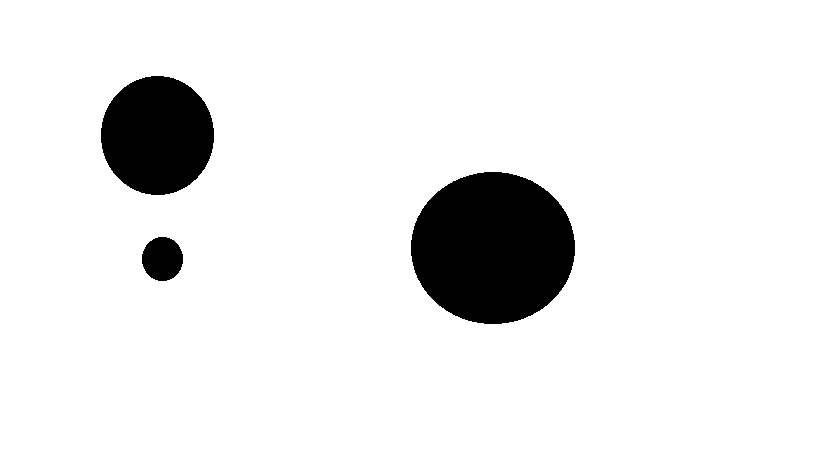
//> input picture TestData/test1.jpg, 819 x 460 px
$ ./main ../../TestData/test1.jpg   (built with g++ and OpenCV 4)
//> lines starting //> are read from the running program, lines starting //| are printed output that depends on the picture; after the words box and inside, x2 and y2 are one past the last pixel; in counts of white or black regions, pixels touching at a corner belong together
#include <iostream>
#include <tchar.h>
#include <opencv2/highgui/highgui.hpp>
#include <opencv2/imgproc/imgproc.hpp>


using namespace cv;


// Параметры алгоритма
const int       kMedianBlureApertureSize    = 11;

const double    kCannyFirstThreshold        = 50.0f;
const double    kCannySecondThreshold       = 150.0f;

const double    kRectSideMaxRation          = 2.0f;
const double    kMinRectArea                = 500.0f;

const int       kHoughCirclesParam1         = 200;
const int       kHoughCirclesParam2         = 20;


// Константы
const int kColorWhite1 = 255;
const int kColorBlack1 = 0;
const Scalar kColorBlue3 = Scalar(255, 0, 0);
const Scalar kColorRed3 = Scalar(0, 0, 255);


// 1-й аргумент обязательный - путь к файлу с изображением
// 2-й аргумент необязательный - показать результат
int main(int argc, char **argv)
{
    if (argc <= 1)
    {
        std::cout << "Usage: Circles.exe <file_path> [show]" << std::endl;
        return 1;
    }

    bool showResult = false;
    if (argc > 2) {
        std::string argName(argv[2]);
        std::string showArgName("show");
        if (argName == showArgName)
            showResult = true;
    }

    std::string imageFilepath(argv[1]);
    Mat originImage = imread(imageFilepath);
//> originImage is the input picture: 460 rows x 819 cols, CV_8UC3; min 0, max 255, mean 233.7
    if (originImage.empty())
    {
        std::cout << "Error: invalid grayImage " << imageFilepath << std::endl;
        return 2;
    }

    // Большинству алгоритмов нужно чернобелое изображение, поэтому сразу делаем его серым.
    Mat grayImage;
    cvtColor(originImage, grayImage, CV_BGR2GRAY);

    // 1. Размываем изображение, чтобы убрать большую часть мелких шумов.
    medianBlur(grayImage, grayImage, kMedianBlureApertureSize);
//> grayImage: 460 rows x 819 cols, CV_8UC1; min 0, max 255, mean 233.7

    // 2. Оставляем только контуры на изображении, чтобы найти на нем нужные фигуры.
    Canny(grayImage, grayImage, kCannyFirstThreshold, kCannySecondThreshold);
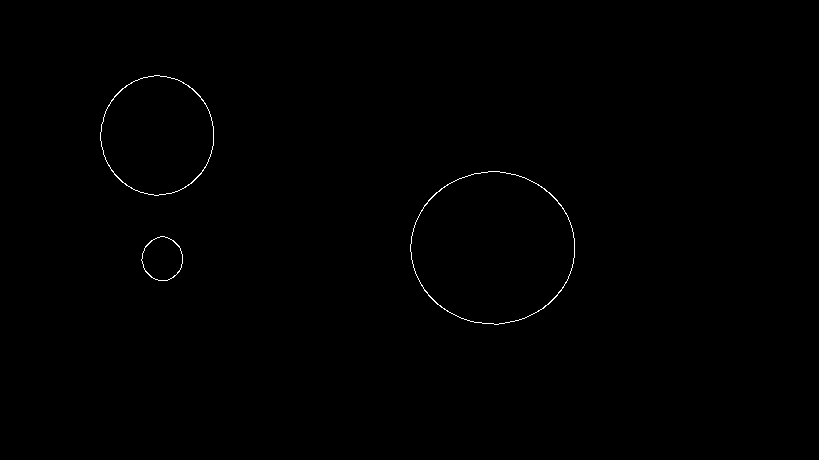
//> grayImage: 460 rows x 819 cols, CV_8UC1; 0.28% white in thin lines or dots, all inside (x1, y1, x2, y2) = (100, 75, 575, 325)

    // 3. Получаем список конутров
    std::vector< std::vector<Point> > contours;
    std::vector<Vec4i> hierarchy;
    findContours(grayImage, contours, hierarchy, CV_RETR_EXTERNAL, CV_CHAIN_APPROX_SIMPLE);
//> contours = 3 contours; box (x1, y1, x2, y2) and area: (410, 171, 575, 325) 19551, (100, 75, 214, 196) 10534, (141, 236, 183, 281) 1381

    // 4. Среди контуров оставляем только те, которые по форме могут оказаться кружками (но необязательно)
    std::vector< std::vector<Point> > possibleCircles;
    for (size_t i = 0; i < contours.size(); i++)
    {
        RotatedRect minRect = minAreaRect(Mat(contours[i]));
        float height = minRect.size.height;
        float width = minRect.size.width;
        float area = minRect.size.area();

        // 4.1. Если соотношение сторон описывающего контур прямоугольника сильно отличается от kRectSideMaxRation,
        //      то, скорее всего, контур не является кружочком, в крайнем случае, это сильно вытянутый эллипс.
        // 4.2. Если площадь описывающего контур прямоугольника меньше kMinRectArea, то, скорее всего, это шум.
        if (max(height,width)/min(height,width) > kRectSideMaxRation || area < kMinRectArea)
            continue;

        // Конутр может оказаться кружком
        possibleCircles.push_back(contours[i]);
    }
//> this loop made 3 passes
//> (minRect, height, width, area) on passes 1 to 3: (centre (162, 258.5), size (41.7, 41.7), angle -45, 41.72, 41.72, 1740.5), (centre (492.7, 247.4), size (161.9, 154.3), angle -26.6, 154.3, 161.9, 24978), (centre (157, 135), size (116, 116), angle -45, 116, 116, 13448)

    // 5. Проверяем оставшиеся контуры на наличие признаков кружков
    size_t circlesCount = 0;
    for (size_t i = 0; i< possibleCircles.size(); ++i)
    {
        Mat drawing = Mat::zeros(grayImage.size(), CV_8UC1);
        drawContours(drawing, possibleCircles, i, kColorWhite1);

        std::vector<cv::Vec3f> circles;
        int minRadius = 0, maxRadius = 0;
        HoughCircles(drawing, circles, CV_HOUGH_GRADIENT, 1, drawing.rows,
                     kHoughCirclesParam1, kHoughCirclesParam2, minRadius, maxRadius);
        if (!circles.empty())
        { // Найдены признаки круга. Будет считать, что контур является кружочком.
            circlesCount += 1;

            drawContours(originImage, possibleCircles, i, kColorBlue3, 2);
            for (size_t i = 0; i < circles.size(); ++i)
            {
                Point center(cvRound(circles[i][0]), cvRound(circles[i][1]));
                int radius = cvRound(circles[i][2]);
                circle(originImage, center, 3, kColorRed3);
                circle(originImage, center, radius, kColorRed3, 3);
            }
        }
    }
//> this loop made 3 passes
//> circles on passes 1 to 3: 1 circle (x, y, radius): [163.5, 258.5, 21], 1 circle (x, y, radius): [494.5, 248.5, 78.5], 1 circle (x, y, radius): [156.5, 135.5, 57.8]
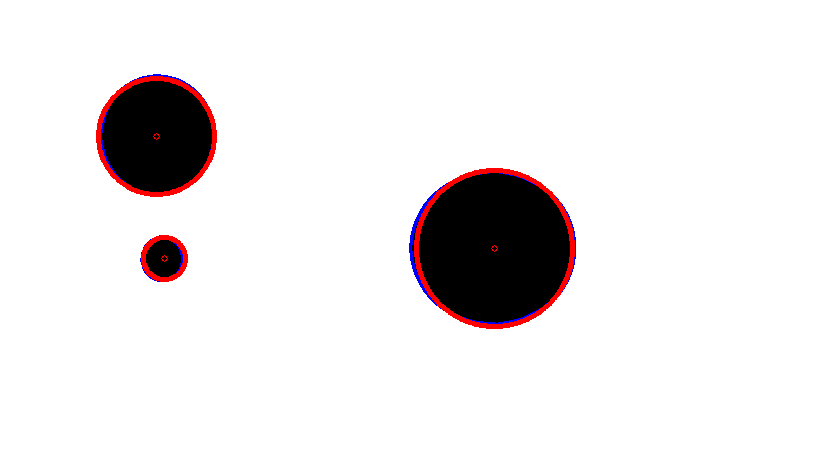
//> originImage: 460 rows x 819 cols, CV_8UC3; 1.56% of pixels changed, all inside (x1, y1, x2, y2) = (96, 74, 576, 329)
//> after the loop, circlesCount = 3

    std::cout << "Found " << circlesCount << " circles" << std::endl;
//| Found 3 circles

    if (showResult)
    {
        namedWindow("Result", CV_WINDOW_AUTOSIZE);
        imshow("Result", originImage);
        waitKey(0);
    }

    return 0;
}

$ run again, on TestData/test_noisy.jpg
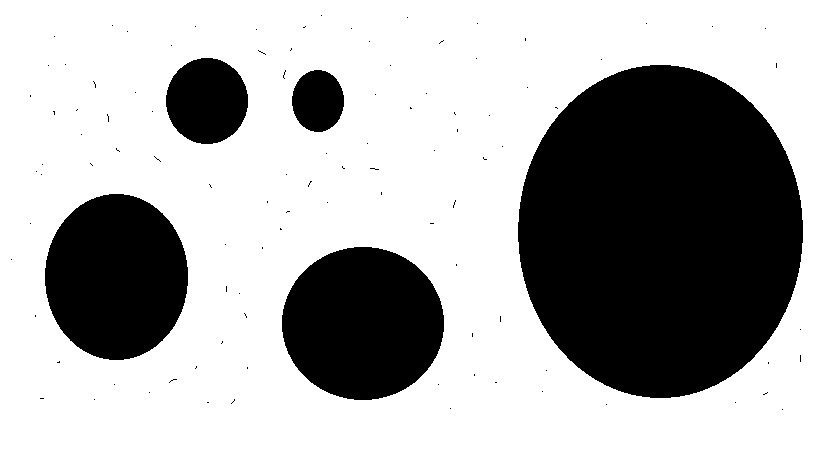
//> input picture TestData/test_noisy.jpg, 819 x 460 px
//> originImage is the input picture: 460 rows x 819 cols, CV_8UC3; min 0, max 255, mean 173.2
//> `Canny(grayImage, grayImage, kCannyFirstThreshold, kCannySecondThreshol..`:
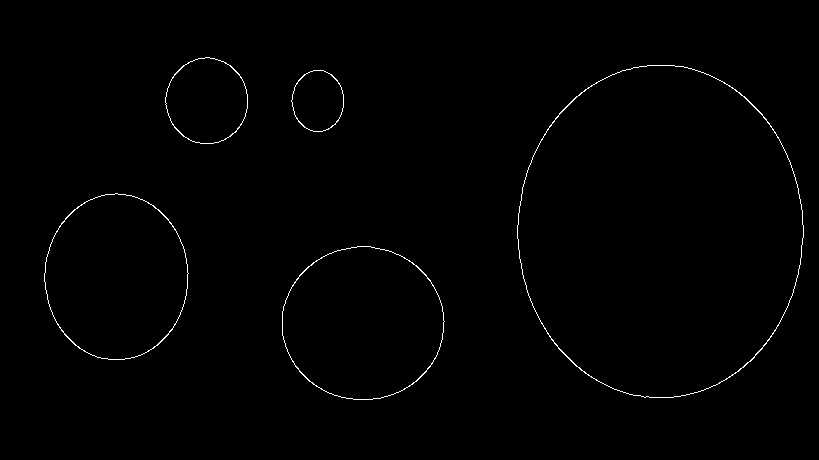
//> grayImage: 460 rows x 819 cols, CV_8UC1; 0.67% white in thin lines or dots, all inside (x1, y1, x2, y2) = (44, 57, 804, 400)
//> contours = 5 contours; box (x1, y1, x2, y2) and area: (517, 65, 804, 398) 74466, (282, 246, 445, 400) 19430, (44, 193, 189, 360) 18603, (165, 57, 248, 144) 5490, (291, 70, 344, 132) 2478
//> the loop `for (size_t i = 0; i < contours.size(); i++)` made 5 passes
//> (minRect, height, width, area) on passes 1 to 5: (centre (363, 322.5), size (153, 162), angle -90, 162, 153, 24786), (centre (115.8, 276.2), size (166.2, 143.7), angle -86.2, 143.7, 166.2, 23884.2), (centre (317, 100.5), size (61, 52), angle -90, 52, 61, 3172), (centre (660, 231), size (332, 286), angle -90, 286, 332, 94952), (centre (206.8, 100.8), size (83.4, 84.1), angle -45, 84.15, 83.44, 7021)
//> the loop `for (size_t i = 0; i< possibleCircles.size(); ++i)` made 5 passes
//> circles on passes 1 to 5: 1 circle (x, y, radius): [362.5, 324.5, 79.9], 1 circle (x, y, radius): [116.5, 287.5, 70.4], 1 circle (x, y, radius): [316.5, 96.5, 25.2], 1 circle (x, y, radius): [660.5, 267.5, 130.4], 1 circle (x, y, radius): [206.5, 100.5, 41.9]
//> after the loop `for (size_t i = 0; i< possibleCircles.size(); ++i)`:
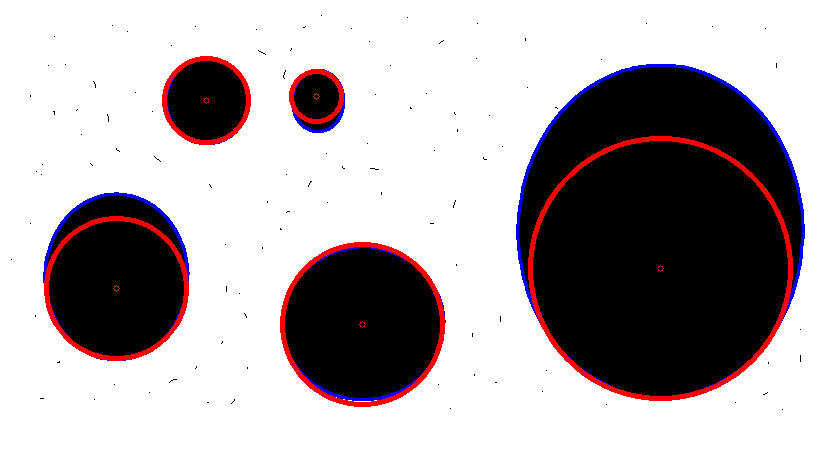
//> originImage: 460 rows x 819 cols, CV_8UC3; 3.95% of pixels changed, all inside (x1, y1, x2, y2) = (43, 56, 805, 407)
//> after the loop `for (size_t i = 0; i< possibleCircles.size(); ++i)`: circlesCount = 5
//| Found 5 circles
